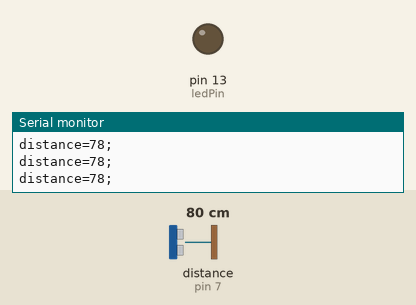
Recording of a sketch running on a simulated Arduino Uno, built with avr-gcc and run on an emulated ATmega328P. Shown: output pins drawn as LEDs (lit = HIGH), the last lines printed to the serial monitor. Wiring (inferred from the names in the program): ultrasonic range finder: trigger pin 3; echo pin 7. Inputs (shaded band) come from the test bench; at power-on: distance to the obstacle (sensor on pin 7) 80 cm. The echo pulse lasts 58.3 µs per cm; pins used as bus, display or sensor lines are not drawn.

Above: at 1.2 s.
1.3 s: distance to the obstacle (sensor on pin 7) set to 33 cm
4.3 s: distance to the obstacle (sensor on pin 7) set to 28 cm
At 5.5 s:
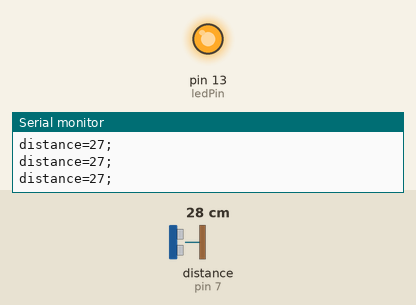
5.8 s: distance to the obstacle (sensor on pin 7) set to 35 cm
At 6.6 s:
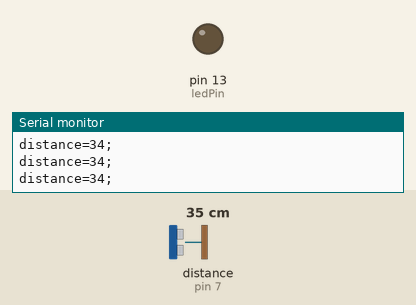
8.8 s: distance to the obstacle (sensor on pin 7) set to 18 cm
At 10.1 s:
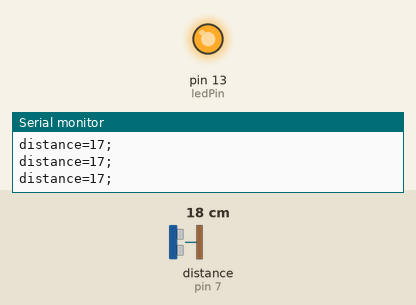
Timing chart, 0 to 11.8 s (numbered marks = the images above; inputs shaded):
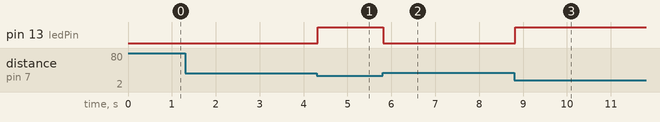

The sketch:

Arduino_Unity_DepthSize.ino
```cpp
const int trigPin = 3;
const int echoPin = 7;
const int ledPin = 13;

void setup() {
  pinMode(trigPin, OUTPUT);
  pinMode(echoPin, INPUT);
  pinMode(ledPin, OUTPUT);
  Serial.begin(9600);
}

void loop() {
  // Measure the distance using the ultrasonic sensor
  digitalWrite(trigPin, LOW);
  delayMicroseconds(2);
  digitalWrite(trigPin, HIGH);
  delayMicroseconds(10);
  digitalWrite(trigPin, LOW);
  long duration = pulseIn(echoPin, HIGH);
  int distance = duration * 0.034 / 2;

  // Send the distance value to Unity
  Serial.print("distance=");
  Serial.print(distance);
  Serial.println(";");

  // Control the LED based on the distance value
  if (distance < 30) {
    digitalWrite(ledPin, HIGH);
  } else {
    digitalWrite(ledPin, LOW);
  }

  delay(10);
}
```

Measured:
- the behaviour switches between 31 and 30 cm on distance to the obstacle (sensor on pin 7) (found by bisection; images 0 and 1)
- after the input at 4.3 s, pin 13 (ledPin): LOW → HIGH at once
- after the input at 5.8 s, pin 13 (ledPin): HIGH → LOW at once
- after the input at 8.8 s, pin 13 (ledPin): LOW → HIGH at once
